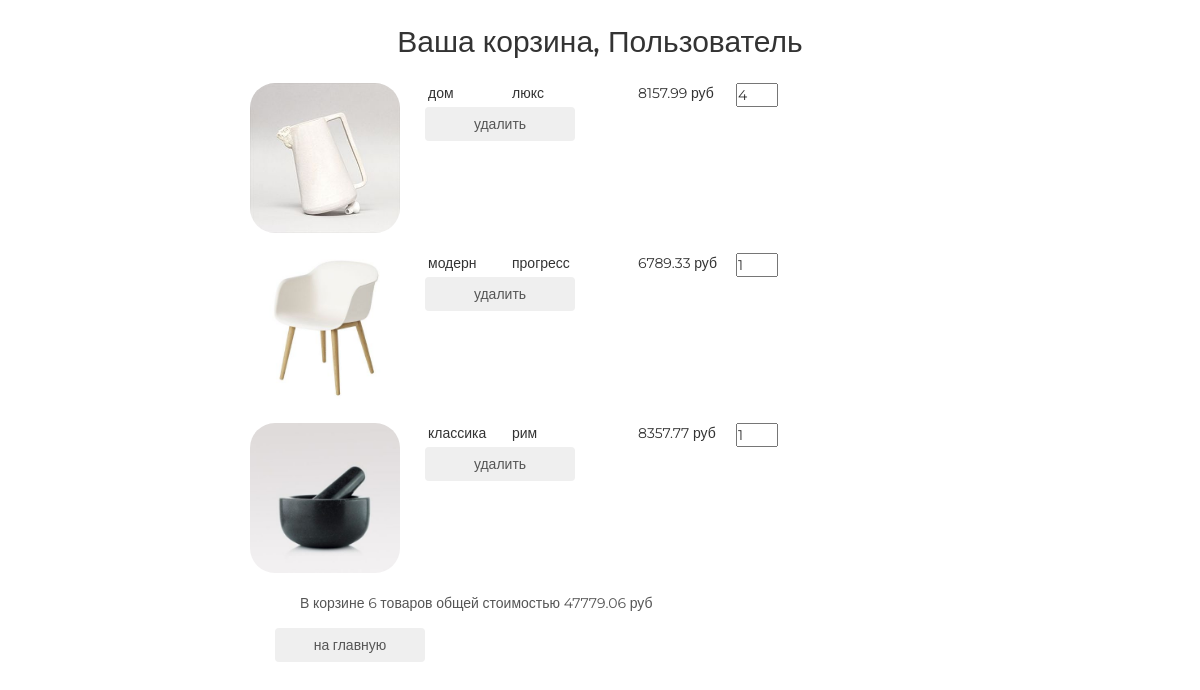
/basket/ (signed in), run on the app's committed database.
### basketapp/models.py (models this page shows)
class Basket(models.Model):
    user = models.ForeignKey(settings.AUTH_USER_MODEL, on_delete=models.CASCADE)
    product = models.ForeignKey(Product, on_delete=models.CASCADE)
    quantity = models.PositiveIntegerField(default=0)
    add_datetime = models.DateTimeField(auto_now_add=True)
    @property
    def product_cost(self):
        return self.product.price * self.quantity
    @property
    def total_quantity (self):
        _items = Basket.objects.filter(user=self.user)
        _total_quantity = sum(list(map(lambda x:x.quantity, _items)))
        return _total_quantity
    @property
    def total_cost (self):
        _items = Basket.objects.filter(user=self.user)
        _total_cost = sum(list(map(lambda x:x.product_cost, _items)))
        return _total_cost

### mainapp/models.py (models this page shows, shortened)
class Product(models.Model):
    category = models.ForeignKey(ProductCategory, on_delete=models.CASCADE)
    name = models.CharField(verbose_name='имя продукта', max_length=128)
    image = models.ImageField(upload_to='products_images', blank=True)
    short_desc = models.CharField(verbose_name='имя продукта', max_length=128, blank=True)
    descriptions = models.TextField(blank=True)
    price = models.DecimalField(max_digits=8, decimal_places=2, default=0)
    quantity = models.PositiveIntegerField(default=0, verbose_name='количество на складе')
    is_active = models.BooleanField (default=True)

class ProductCategory(models.Model):
    name = models.CharField(max_length=64, unique=True, verbose_name='имя')
    description = models.TextField(blank=True, verbose_name='описание')
    is_active = models.BooleanField(default=True)
    class Meta:
        verbose_name = 'категория'
        verbose_name_plural = 'категории'

### authapp/models.py (models this page shows)
class ShopUser(AbstractUser):
    avatar = models.ImageField(upload_to='users_avatar', blank=True, verbose_name='аватарка')
    age = models.PositiveSmallIntegerField(verbose_name='возраст')

### basketapp/views.py (the view)
# urls.py: path('', basketapp.basket, name='basket'),
@login_required
def basket (request):
    title = 'корзина'
    basket_items = Basket.objects.filter(user=request.user). \
        order_by ('product__category')
    content = {
        'title': title,
        'basket_items': basket_items,
    }
    return render (request, 'basketapp/basket.html', content)

### basketapp/templates/basketapp/basket.html (shortened to what this page needs)
{% extends 'basketapp/base.html' %}
{% load static %}
{% block content %}
  <div class="basket_list">
  {% for item in basket_items %}
    <div class="basket_record">
      <img src="/media/{{ item.product.image }}"
           alt="{{ item.product.short_desc }}">
      <span class="category_name">{{ item.product.category.name }}</span>
      <span class="product_name">{{ item.product.name }}</span>
      <span class="product_price">{{ item.product.price }}&nbspруб</span>
      <input type="number" name="{{ item.pk }}"
                           min="0"
                           value="{{ item.quantity }}">
      <button class="btn btn-round">
        <a href="{% url 'basket:remove' item.pk %}" class="">
          удалить
        </a>
      </button>
    </div>
  {% endfor %}
  {% if basket_items %}
    <div class="basket_summary">
      В корзине {{ basket_items.0.total_quantity }} товаров общей стоимостью
                {{ basket_items.0.total_cost }} руб
    </div>
  {% endif %}
    <button class="btn btn-round">
      <a href="{% url 'main' %}">на главную</a>
    </button>
  </div>
{% endblock %}

### basketapp/templates/basketapp/base.html (shortened to what this page needs)
<!DOCTYPE html>
{% load static %}
<html>
<head>
  {% block css %}
    <link rel="stylesheet" href="{% static 'css/bootstrap.min.css' %}">
    <link rel="stylesheet" href="{% static 'css/style.css' %}">
    <link rel="stylesheet" href="{% static 'fonts/font-awesome/css/font-awesome.css' %}">
  {% endblock %}
</head>
<body>
  <div class="basket_container">
    <div class="h2 text-center head">
      Ваша корзина,
      {% if user.first_name %}
        {{ user.first_name|title}}
      {% else %}
        Пользователь
      {% endif %}
    </div>
    {% block content %}
    {% endblock %}
  </div>
</body>
</html>

### static/css/style.css (style rules this page uses)
* { margin: 0; padding: 0; }
body { font-family: 'Montserrat', sans-serif; }
html, body { height: 100%; }
.basket_container { margin: 25px auto; width: 700px; }
.basket_list input[type="number"] { width: 3em; position: relative; display: block; float: left; }
.basket_list span.category_name { margin-left: 2em; width: 5em; position: relative; display: block; float: left; }
.basket_list span.product_name { margin-left: 1em; width: 8em; position: relative; display: block; float: left; }
.basket_list span.product_price { margin-left: 1em; width: 7em; position: relative; display: block; float: left; }
.basket_list .basket_record { position: relative; display: block; height: 170px; float: none; }
.basket_container .head { margin: 25px auto; }
.basket_container button { margin-left: 25px; width: 150px; display: block; float: left; }
.basket_container button a { text-decoration: none; color: #555; }
.basket_container img { display: block; float: left; width: 150px; border-radius: 25px; }
.basket_container .basket_summary { display: block; margin-left: 50px; margin-bottom: 15px; color: #555; }

### data on the page
Basket: product.image (picture), product.category.name "дом", product.name "люкс", product.price "8157.99", quantity "4", user+quantity "6", user+product+quantity "47779.06"
Basket: product.image (picture), product.category.name "модерн", product.name "прогресс", product.price "6789.33", quantity "1"
Basket: product.image (picture), product.category.name "классика", product.name "рим", product.price "8357.77", quantity "1"
